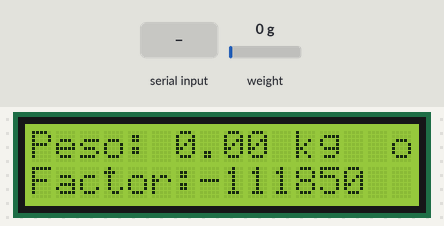
The sketch below on a simulated Arduino Uno, built with avr-gcc and run on an emulated ATmega328P. On the bench: 16×2 character LCD. Inputs (shaded band) come from the test bench; at power-on: weight on the scale 0 g. What the sketch prints to the serial monitor is not drawn.

Above: at 7.4 s.
7.5 s: "C\n" received over Serial
At 9.9 s:
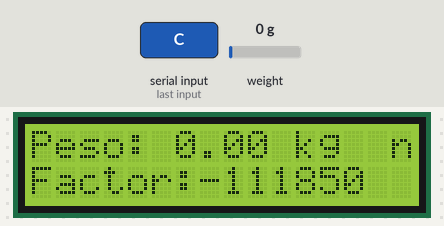
10.7 s: "90,45\n" received over Serial
At 13.1 s:
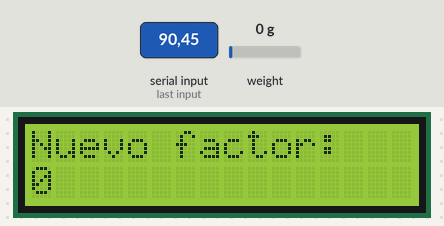
14.2 s: weight on the scale set to 100 g
At 16.7 s:
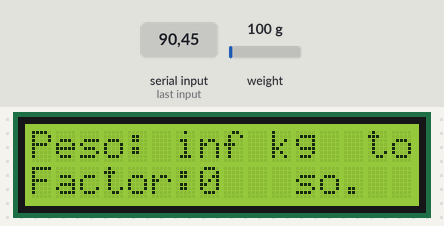
17.5 s: "200\n" received over Serial
At 19.7 s:
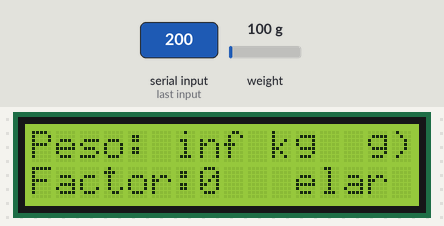
20.0 s: "1,90\n" received over Serial
At 22.3 s:
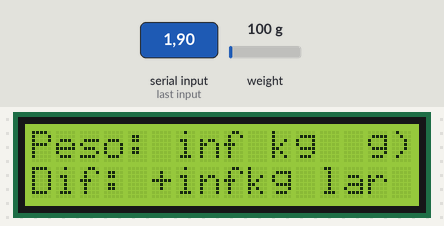
22.6 s: "c90\n" received over Serial
At 26.1 s:
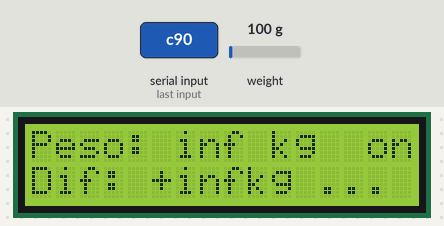
Timing chart, 0 to 27.2 s (numbered marks = the images above; inputs shaded):
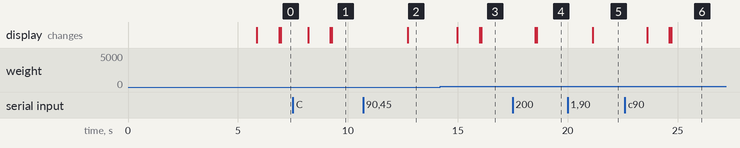

The sketch:

arduino_code.ino
```cpp
#include "HX711.h"
#include <LiquidCrystal_I2C.h>

// Pines HX711
#define DT_PIN 8
#define SCK_PIN 9

HX711 scale;
LiquidCrystal_I2C lcd(0x27, 16, 2);

// Factor de calibración
float calibration_factor = -111850.0;

// Variables de estado
float ref_weight = 0;
bool midiendo = false;
bool esperando_peso_personalizado = false;
bool modo_calibracion = false;
String codigo_saco_actual = "";
String fabrica_actual = "Balanza-1";

// Tolerancia en kg (5 g)
const float tolerancia = 0.005;

// Tiempo último envío (para no saturar)
unsigned long ultimo_envio = 0;
const unsigned long intervalo_envio = 2000; // Enviar cada 2 segundos

void mostrarMenu() {
  Serial.println("\n----------------------------------");
  Serial.println("MENU PRINCIPAL:");
  Serial.println("(1) 3 latas de palmitos (1.2 kg)");
  Serial.println("(2) Peso personalizado (1, 2 o 3 kg)");
  Serial.println("(t) TARA");
  Serial.println("(r) Reiniciar/Volver al Menú");
  Serial.println("(c) Calibrar");
  Serial.println("(s) Establecer código de saco");
  Serial.println("(f) Establecer fábrica");
  Serial.println("----------------------------------");

  lcd.clear();
  lcd.print("1: 1.2kg palmitos");
  lcd.setCursor(0, 1);
  lcd.print("2: peso perso.");
}

void setup() {
  Serial.begin(9600);
  lcd.init();
  lcd.backlight();

  lcd.print("Iniciando...");
  scale.begin(DT_PIN, SCK_PIN);

  while (!scale.is_ready()) delay(50);

  scale.set_scale(calibration_factor);
  lcd.clear();
  lcd.print("TARA...");
  for (int i = 0; i < 5; i++) {
    scale.tare();
    delay(100);
  }

  Serial.println("Tara lista (0.00 kg)");
  mostrarMenu();
}

void enviarDatosJSON(float peso, float diferencia) {
  // Envía en formato JSON para que Python lo capture
  Serial.print("{\"peso\":");
  Serial.print(peso, 3);
  Serial.print(",\"objetivo\":");
  Serial.print(ref_weight, 3);
  Serial.print(",\"diferencia\":");
  Serial.print(diferencia, 3);
  Serial.print(",\"codigo_saco\":\"");
  Serial.print(codigo_saco_actual.length() > 0 ? codigo_saco_actual : "SIN-CODIGO");
  Serial.print("\",\"fabrica\":\"");
  Serial.print(fabrica_actual);
  Serial.print("\",\"timestamp\":");
  Serial.print(millis());
  Serial.println("}");
}

void loop() {
  float weight = 0;
  if (scale.is_ready()) {
    long reading = scale.read_average(10);
    weight = (reading / calibration_factor);
  } else {
    Serial.println("HX711 not ready");
    delay(500);
    return;
  }

  // --- Entrada serial ---
  if (Serial.available()) {
    String entrada = Serial.readStringUntil('\n');
    entrada.trim();

    // MODO CALIBRACIÓN
    if (modo_calibracion) {
      float peso_ref = entrada.toFloat();
      if (peso_ref > 0) {
        long lectura_prom = scale.read_average(10);
        calibration_factor = lectura_prom / peso_ref;
        calibration_factor = -abs(calibration_factor);
        Serial.println("\n✅ Calibración completada.");
        Serial.print("Nuevo calibration_factor: ");
        Serial.println(calibration_factor, 2);
        lcd.clear();
        lcd.print("Nuevo factor:");
        lcd.setCursor(0, 1);
        lcd.print(calibration_factor, 0);
        modo_calibracion = false;
        delay(2000);
        mostrarMenu();
      } else {
        Serial.println("Valor inválido. Ingresa peso (ej: 1.2)");
      }
      return;
    }

    char opcion = entrada[0];

    if (opcion == 't' || opcion == 'T') {
      scale.tare();
      Serial.println("Tara aplicada (0.00 kg).");
      return;
    }
    else if (opcion == 'r' || opcion == 'R') {
      midiendo = false;
      mostrarMenu();
      return;
    }
    else if (opcion == 'c' || opcion == 'C') {
      modo_calibracion = true;
      Serial.println("\n--- MODO CALIBRACIÓN ---");
      Serial.println("Coloca un peso conocido y escribe su valor (kg).");
      lcd.clear();
      lcd.print("Modo calibracion");
      lcd.setCursor(0, 1);
      lcd.print("Ingresa peso...");
      return;
    }
    else if (opcion == 's' || opcion == 'S') {
      Serial.println("Ingresa código del saco:");
      String codigo = "";
      while (Serial.available() == 0) { delay(10); }
      codigo = Serial.readStringUntil('\n');
      codigo.trim();
      codigo_saco_actual = codigo;
      Serial.print("Código establecido: ");
      Serial.println(codigo_saco_actual);
      return;
    }
    else if (opcion == 'f' || opcion == 'F') {
      Serial.println("Ingresa nombre de fábrica:");
      String fab = "";
      while (Serial.available() == 0) { delay(10); }
      fab = Serial.readStringUntil('\n');
      fab.trim();
      fabrica_actual = fab;
      Serial.print("Fábrica establecida: ");
      Serial.println(fabrica_actual);
      return;
    }
    else if (opcion == '1') {
      ref_weight = 1.2;
      midiendo = true;
      Serial.println("Objetivo: 1.2 kg (3 latas palmitos).");
    }
    else if (opcion == '2') {
      esperando_peso_personalizado = true;
      Serial.println("Ingrese el peso objetivo (1, 2 o 3 kg):");
      lcd.clear();
      lcd.print("Peso Obj (1-3kg):");
      lcd.setCursor(0, 1);
      lcd.print("r para cancelar");
    }
    else if (esperando_peso_personalizado) {
      float nuevo_peso = entrada.toFloat();
      if (nuevo_peso >= 1 && nuevo_peso <= 3) {
        ref_weight = nuevo_peso;
        midiendo = true;
        esperando_peso_personalizado = false;
        Serial.print("Objetivo: ");
        Serial.print(ref_weight, 2);
        Serial.println(" kg.");
      } else {
        Serial.println("Solo 1, 2 o 3 kg son válidos.");
      }
    }
  }

  // --- Mostrar en pantalla ---
  lcd.setCursor(0, 0);
  lcd.print("Peso: ");
  lcd.print(weight, 2);
  lcd.print(" kg  ");

  // Calcular diferencia (si hay peso de referencia)
  float diferencia = 0;
  if (ref_weight > 0) {
    diferencia = weight - ref_weight;
  }

  // ENVIAR JSON SIEMPRE (cada 2 segundos) para que el dashboard siempre tenga datos
  unsigned long ahora = millis();
  if (ahora - ultimo_envio >= intervalo_envio) {
    enviarDatosJSON(weight, diferencia);
    ultimo_envio = ahora;
  }

  if (midiendo) {
    lcd.setCursor(0, 1);
    if (abs(diferencia) <= tolerancia) {
      lcd.print("Dif: OK!       ");
    } else {
      lcd.print("Dif: ");
      if (diferencia > 0) lcd.print("+");
      lcd.print(diferencia, 3);
      lcd.print("kg ");
    }

    Serial.print("Peso: ");
    Serial.print(weight, 3);
    Serial.print(" kg | Dif: ");
    Serial.println(diferencia, 3);
  } else {
    lcd.setCursor(0, 1);
    lcd.print("Factor:");
    lcd.print(calibration_factor, 0);
    lcd.print("   ");
  }

  delay(200);
}
```

Measured:
- after the input at 7.5 s, the display: first changes after 0.69 s (image 1 shows a later state)
- after the input at 10.7 s, the display: changes after 2.0 s (image 2)
- after the input at 14.2 s, the display: first differs from a run without the input after 1.8 s (image 3 shows a later state)
- after the input at 17.5 s, the display: first changes after 1.0 s (image 4 shows a later state)
- after the input at 20.0 s, the display: changes after 1.1 s (image 5)
- after the input at 22.6 s, the display: first changes after 1.0 s (image 6 shows a later state)
